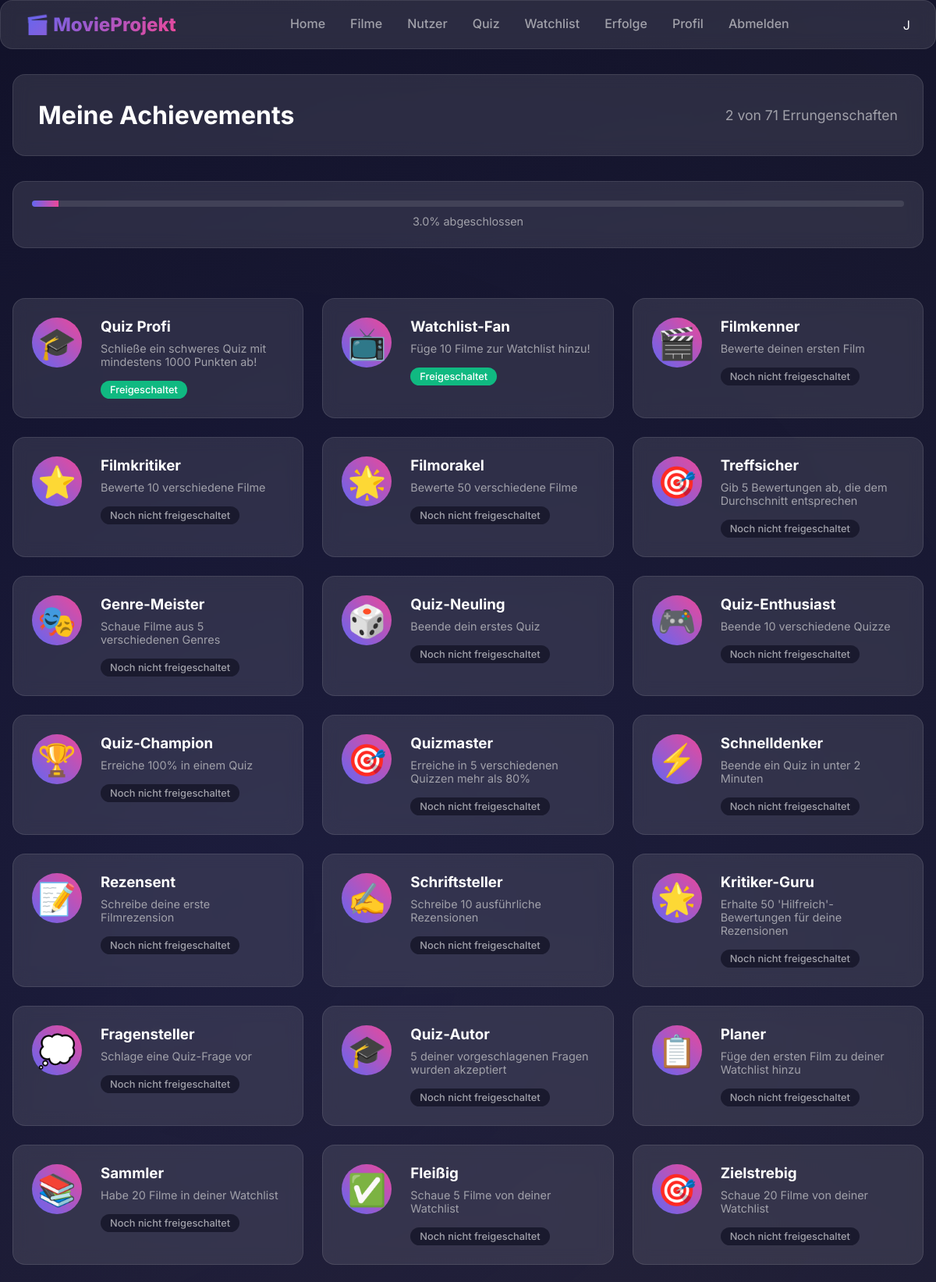
The app's page /achievements (signed in, upper part) with its own data.
### data_models.py (models this page shows, shortened)
class User(UserMixin, Base):
    __tablename__ = 'users'
    id = Column(Integer, primary_key=True)
    name = Column(String)  # Für Abwärtskompatibilität
    username = Column(String, unique=True)
    email = Column(String, unique=True)
    password_hash = Column(String)
    theme = Column(String, default='system')
    email_notifications = Column(Boolean, default=True)
    favorite_movie_id = Column(Integer, ForeignKey('movies.id'))
    created_at = Column(DateTime, default=datetime.utcnow)
    favorite_movie = relationship("Movie", foreign_keys=[favorite_movie_id])
    reviews = relationship("Review", back_populates="user")
    watchlist_items = relationship("WatchlistItem", back_populates="user")
    quiz_attempts = relationship("QuizAttempt", back_populates="user")
    achievements = relationship("Achievement", secondary="user_achievements", back_populates="users", overlaps="achievements")
    suggested_questions = relationship("SuggestedQuestion", back_populates="user")
    user_movies = relationship("UserMovie", back_populates="user")
    @property
    def is_authenticated(self):
        return True

class Achievement(Base):
    __tablename__ = 'achievements'
    id = Column(Integer, primary_key=True)
    title = Column(String(255), nullable=False)
    description = Column(Text)
    code = Column(String(50), unique=True)  # Eindeutiger Code für jedes Achievement
    users = relationship("User", secondary="user_achievements", back_populates="achievements", overlaps="achievements")

### app.py (the view)
@app.route('/achievements')
@login_required
def achievements():
    with data_manager.SessionFactory() as session:
        user = session.get(User, current_user.id, options=[
            joinedload(User.achievements)
        ])
        all_achievements = session.query(Achievement).all()
        unlocked_ids = {a.id for a in user.achievements}
        locked_achievements = [a for a in all_achievements if a.id not in unlocked_ids]
        return render_template('achievements.html',
                           unlocked=user.achievements,
                           locked=locked_achievements)

### services/auth_service.py (called while the page is built)
def init_login_manager(app):
    login_manager = LoginManager()
    login_manager.init_app(app)
    login_manager.login_view = 'login'  # Name der Login-Route
    login_manager.login_message = 'Bitte melden Sie sich an, um diese Seite zu sehen.'
    login_manager.login_message_category = 'info'
    @login_manager.user_loader
    def load_user(user_id):
        from data_models import User
        from datamanager.sqlite_data_manager import SQliteDataManager
        data_manager = SQliteDataManager("sqlite:///movie_app.db")
        with data_manager.SessionFactory() as session:
            return session.query(User).get(int(user_id))
    return login_manager

### templates/achievements.html (shortened to what this page needs)
{% extends "base.html" %}
{% block content %}
<div class="achievements-container fade-in">
    <div class="header-section glass-card">
        <h1>Meine Achievements</h1>
        <div class="achievement-stats">
            <span class="achievement-count">{{ unlocked|length }} von {{ (unlocked|length + locked|length) }} Errungenschaften</span>
        </div>
    </div>
    <div class="achievements-progress glass-card">
        <div class="progress-bar">
            <div class="progress-fill" style="width: {{ (unlocked|length / (unlocked|length + locked|length) * 100)|round }}%"></div>
        </div>
        <span class="progress-text">{{ (unlocked|length / (unlocked|length + locked|length) * 100)|round }}% abgeschlossen</span>
    </div>
    <div class="achievements-grid">
        {% if unlocked %}
            {% for achievement in unlocked %}
            <div class="achievement-card glass-card achieved">
                <div class="achievement-icon">{{ achievement.title.split(' ')[0] }}</div>
                <div class="achievement-info">
                    <h3>{{ achievement.title.split(' ', 1)[1] }}</h3>
                    <p>{{ achievement.description }}</p>
                    <span class="achievement-status achieved">Freigeschaltet</span>
                </div>
            </div>
            {% endfor %}
        {% endif %}
        {% if locked %}
            {% for achievement in locked %}
            <div class="achievement-card glass-card">
                <div class="achievement-icon">{{ achievement.title.split(' ')[0] }}</div>
                <div class="achievement-info">
                    <h3>{{ achievement.title.split(' ', 1)[1] }}</h3>
                    <p>{{ achievement.description }}</p>
                    <span class="achievement-status locked">Noch nicht freigeschaltet</span>
                </div>
            </div>
            {% endfor %}
        {% endif %}
    </div>
</div>
{% endblock %}

### templates/base.html (shortened to what this page needs)
<!DOCTYPE html>
<html lang="de">
<head>
    <link rel="stylesheet" href="{{ url_for('static', filename='styles.css') }}">
</head>
<body>
    <div class="animated-background"></div>
    <nav class="main-nav glass-card">
        <div class="nav-brand">
            <a href="/" class="gradient-text">🎬 MovieProjekt</a>
        </div>
        <div class="nav-links">
            <a href="{{ url_for('home') }}" class="nav-link">Home</a>
            <a href="{{ url_for('list_movies') }}" class="nav-link">Filme</a>
            <a href="{{ url_for('list_users') }}" class="nav-link">Nutzer</a>
            <a href="{{ url_for('quiz_home') }}" class="nav-link">Quiz</a>
            {% if current_user.is_authenticated %}
                <a href="{{ url_for('watchlist') }}" class="nav-link">Watchlist</a>
                <a href="{{ url_for('achievements') }}" class="nav-link">Erfolge</a>
                <a href="{{ url_for('profile') }}" class="nav-link">Profil</a>
                <a href="{{ url_for('logout') }}" class="nav-link">Abmelden</a>
            {% else %}
                <a href="{{ url_for('login') }}" class="nav-link">Anmelden</a>
                <a href="{{ url_for('register') }}" class="nav-link">Registrieren</a>
            {% endif %}
        </div>
        {% if current_user.is_authenticated %}
        <div class="user-profile">
            <div class="user-avatar">{{ current_user.username[0]|upper }}</div>
        </div>
        {% endif %}
    </nav>
    <main class="content-container">
        {% block content %}{% endblock %}
    </main>
</body>
</html>

### static/styles.css (style rules this page uses)
:root { --primary: #6366f1; --primary-dark: #4f46e5; --primary-light: #818cf8; --secondary: #ec4899; --accent: #f59e0b; --bg-primary: #0f0f23; --bg-secondary: #1a1a2e; --bg-tertiary: #16213e; --bg-card: rgba(255, 255, 255, 0.05); --bg-glass: rgba(255, 255, 255, 0.1); --bg-modal: rgba(15, 15, 35, 0.95); --text-primary: #ffffff; --text-secondary: #a1a1aa; --text-muted: #71717a; --success: #10b981; --warning: #f59e0b; --error: #ef4444; --info: #3b82f6; --shadow-sm: 0 1px 2px rgba(0, 0, 0, 0.05); --shadow-md: 0 4px 6px -1px rgba(0, 0, 0, 0.1); --shadow-lg: 0 10px 15px -3px rgba(0, 0, 0, 0.1); --shadow-xl: 0 20px 25px -5px rgba(0, 0, 0, 0.1); --shadow-neon: 0 0 20px rgba(99, 102, 241, 0.5); --transition-fast: 0.15s ease; --transition-normal: 0.3s ease; --transition-slow: 0.5s ease; }
* { margin: 0; padding: 0; box-sizing: border-box; }
body { font-family: 'Inter', 'Segoe UI', sans-serif; background: linear-gradient(135deg, var(--bg-primary) 0%, var(--bg-secondary) 50%, var(--bg-tertiary) 100%); color: var(--text-primary); min-height: 100vh; overflow-x: hidden; }
.animated-background { position: fixed; top: 0; left: 0; width: 100%; height: 100%; z-index: -1; background: radial-gradient(circle at 25% 25%, rgba(99, 102, 241, 0.1) 0%, transparent 50%), radial-gradient(circle at 75% 75%, rgba(236, 72, 153, 0.1) 0%, transparent 50%), radial-gradient(circle at 50% 50%, rgba(245, 158, 11, 0.05) 0%, transparent 50%); animation: bgFloat 20s ease-in-out infinite; }
.glass-card { background: var(--bg-glass); backdrop-filter: blur(10px); border: 1px solid rgba(255, 255, 255, 0.1); border-radius: 16px; transition: var(--transition-normal); }
.main-nav { position: sticky; top: 0; z-index: 100; padding: 1rem 2rem; margin-bottom: 2rem; display: flex; justify-content: space-between; align-items: center; }
.nav-brand { font-size: 1.5rem; font-weight: 800; }
.gradient-text { background: linear-gradient(135deg, var(--primary), var(--secondary)); -webkit-background-clip: text; -webkit-text-fill-color: transparent; text-decoration: none; }
.nav-links { display: flex; gap: 2rem; }
.nav-link { color: var(--text-secondary); text-decoration: none; font-weight: 500; transition: var(--transition-normal); position: relative; padding-bottom: 0.25rem; }
.nav-link::after { content: ''; position: absolute; bottom: 0; left: 0; width: 0; height: 2px; background: var(--primary); transition: var(--transition-normal); }
.achievements-grid { display: grid; grid-template-columns: repeat(auto-fit, minmax(250px, 1fr)); gap: 1.5rem; margin-top: 2rem; }
.achievement-card { background: linear-gradient(135deg, var(--primary), var(--secondary)); padding: 1.5rem; border-radius: 12px; color: white; animation: slideIn 0.5s ease-out forwards; opacity: 0; transform: translateY(20px); }
.achievement-card:nth-child(1) { animation-delay: 0.2s; }
.achievement-card:nth-child(2) { animation-delay: 0.4s; }
.achievement-card:nth-child(3) { animation-delay: 0.6s; }

### records on screen
User: username "J"
Achievement: title "🎓", title "Quiz Profi", description "Schließe ein schweres Quiz mit mindestens 1000 Punkten ab!"
Achievement: title "📺", title "Watchlist-Fan", description "Füge 10 Filme zur Watchlist hinzu!"
Achievement: title "🎬", title "Filmkenner", description "Bewerte deinen ersten Film"
Achievement: title "⭐", title "Filmkritiker", description "Bewerte 10 verschiedene Filme"
Achievement: title "🌟", title "Filmorakel", description "Bewerte 50 verschiedene Filme"
Achievement: title "🎯", title "Treffsicher", description "Gib 5 Bewertungen ab, die dem Durchschnitt entsprechen"
Achievement: title "🎭", title "Genre-Meister", description "Schaue Filme aus 5 verschiedenen Genres"
Achievement: title "🎲", title "Quiz-Neuling", description "Beende dein erstes Quiz"
Achievement: title "🎮", title "Quiz-Enthusiast", description "Beende 10 verschiedene Quizze"
Achievement: title "🏆", title "Quiz-Champion", description "Erreiche 100% in einem Quiz"
Achievement: title "🎯", title "Quizmaster", description "Erreiche in 5 verschiedenen Quizzen mehr als 80%"
Achievement: title "⚡", title "Schnelldenker", description "Beende ein Quiz in unter 2 Minuten"
Achievement: title "📝", title "Rezensent", description "Schreibe deine erste Filmrezension"
Achievement: title "✍️", title "Schriftsteller", description "Schreibe 10 ausführliche Rezensionen"
Achievement: title "🌟", title "Kritiker-Guru", description "Erhalte 50 'Hilfreich'-Bewertungen für deine Rezensionen"
Achievement: title "💭", title "Fragensteller", description "Schlage eine Quiz-Frage vor"
Achievement: title "🎓", title "Quiz-Autor", description "5 deiner vorgeschlagenen Fragen wurden akzeptiert"
Achievement: title "📋", title "Planer", description "Füge den ersten Film zu deiner Watchlist hinzu"
Achievement: title "📚", title "Sammler", description "Habe 20 Filme in deiner Watchlist"
Achievement: title "✅", title "Fleißig", description "Schaue 5 Filme von deiner Watchlist"
Achievement: title "🎯", title "Zielstrebig", description "Schaue 20 Filme von deiner Watchlist"

### other values on screen
{{ unlocked|length }} "2"
{{ (unlocked|length + locked|length) }} "71"
{{ (unlocked|length / (unlocked|length + locked|length) * 100)|round }} "3.0"
